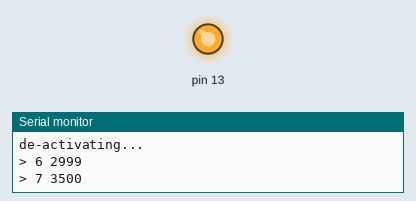
This sketch was run on a simulated Arduino Uno, built with avr-gcc and run on an emulated ATmega328P. Shown: output pins drawn as LEDs (lit = HIGH), the last lines printed to the serial monitor.

Above: at 3.8 s.
At 8.8 s:
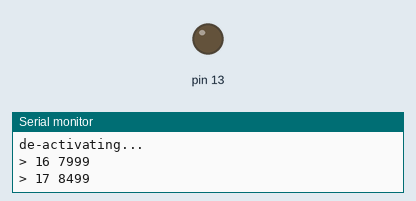
Timing chart, 0 to 13.0 s (numbered marks = the images above):
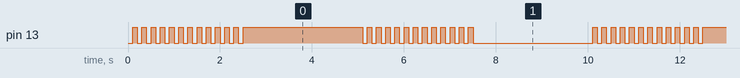

Measured:
- by itself, pin 13: repeats every 10.0 s: HIGH 2.6 s, 12 × (LOW 0.10 s, HIGH 0.10 s), LOW 2.6 s, 12 × (HIGH 0.10 s, LOW 0.10 s)
- by itself, everything shown: repeats every 10.0 s, in 50 steps

The sketch:

scheduler-example-dyn.ino
```cpp
#include "Scheduler.h"
#include "BlinkTask.h"
#include "PrintTask.h"

Scheduler sched;

void setup(){

  Serial.begin(9600);
  sched.init(100);

  Task* t0 = new BlinkTask(13);
  t0->init(100);

  Task* t1 = new PrintTask(t0);
  t1->init(500);

  sched.addTask(t0);
  sched.addTask(t1);

}

void loop(){
  sched.schedule();
}
```

BlinkTask.cpp
```cpp
#include "BlinkTask.h"

BlinkTask::BlinkTask(int pin){
  this->pin = pin;
}

void BlinkTask::init(int period){
  Task::init(period);
  led = new Led(pin);
  state = OFF;
}

void BlinkTask::tick(){
  switch (state){
    case OFF:
      led->switchOn();
      state = ON;
      break;
    case ON:
      led->switchOff();
      state = OFF;
      break;
  }
}
```

BlinkTask.h
```cpp
#ifndef __BLINKTASK__
#define __BLINKTASK__

#include "Task.h"
#include "Led.h"

class BlinkTask: public Task {

  int pin;
  Light* led;
  enum { ON, OFF} state;

public:

  BlinkTask(int pin);
  void init(int period);
  void tick();
};

#endif
```

Led.cpp
```cpp
#include "Led.h"
#include "Arduino.h"

Led::Led(int pin){
  this->pin = pin;
  pinMode(pin,OUTPUT);
}

void Led::switchOn(){
  digitalWrite(pin,HIGH);
}

void Led::switchOff(){
  digitalWrite(pin,LOW);
};
```

Led.h
```cpp
#ifndef __LED__
#define __LED__

#include "Light.h"

class Led: public Light {
public:
  Led(int pin);
  void switchOn();
  void switchOff();
private:
  int pin;
};

#endif
```

Light.h
```cpp
#ifndef __LIGHT__
#define __LIGHT__

class Light {
public:
  virtual void switchOn() = 0;
  virtual void switchOff() = 0;
};

#endif
```

PrintTask.cpp
```cpp
#include "PrintTask.h"
#include "Arduino.h"

PrintTask::PrintTask(Task* task){
  taskToBeControlled = task;
}

void PrintTask::init(int period){
  Task::init(period);
  count = 0;
}

void PrintTask::tick(){
  count++;
  Serial.println("> " + String(count) + " " + String(millis()));

  if (count % 5 == 0){
    if (taskToBeControlled->isActive()){
      taskToBeControlled->setActive(false);
      Serial.println("de-activating...");
    } else {
      taskToBeControlled->setActive(true);
      Serial.println("activating...");
    }
  }
}
```

PrintTask.h
```cpp
#ifndef __PRINTTASK__
#define __PRINTTASK__

#include "Task.h"

class PrintTask: public Task {

int count;
Task* taskToBeControlled;

public:

  PrintTask(Task* taskToBeControlled);
  void init(int period);
  void tick();
};

#endif
```

Scheduler.cpp
```cpp
#include "Scheduler.h"
#include <TimerOne.h>

volatile bool timerFlag;

void timerHandler(void){
  timerFlag = true;
}

void Scheduler::init(int basePeriod){
  this->basePeriod = basePeriod;
  timerFlag = false;
  long period = 1000l*basePeriod;
  Timer1.initialize(period);
  Timer1.attachInterrupt(timerHandler);
  nTasks = 0;
}

bool Scheduler::addTask(Task* task){
  if (nTasks < MAX_TASKS-1){
    taskList[nTasks] = task;
    nTasks++;
    return true;
  } else {
    return false;
  }
}

void Scheduler::schedule(){
  while (!timerFlag){}
  timerFlag = false;

  for (int i = 0; i < nTasks; i++){
    if (taskList[i]->isActive() && taskList[i]->updateAndCheckTime(basePeriod)){
      taskList[i]->tick();
    }
  }
}
```

Scheduler.h
```cpp
#ifndef __SCHEDULER__
#define __SCHEDULER__

#include "Task.h"

#define MAX_TASKS 50

class Scheduler {

  int basePeriod;
  int nTasks;
  Task* taskList[MAX_TASKS];

public:
  void init(int basePeriod);
  virtual bool addTask(Task* task);
  virtual void schedule();
};

#endif
```

Task.h
```cpp
#ifndef __TASK__
#define __TASK__

class Task {
  int myPeriod;
  int timeElapsed;
  bool active;

public:
  virtual void init(int period){
    myPeriod = period;
    timeElapsed = 0;
    active = true;
  }

  virtual void tick() = 0;

  bool updateAndCheckTime(int basePeriod){
    timeElapsed += basePeriod;
    if (timeElapsed >= myPeriod){
      timeElapsed = 0;
      return true;
    } else {
      return false;
    }
  }

  bool isActive(){
    return active;
  }

  void setActive(bool active){
    this->active = active;
  }

};

#endif
```
